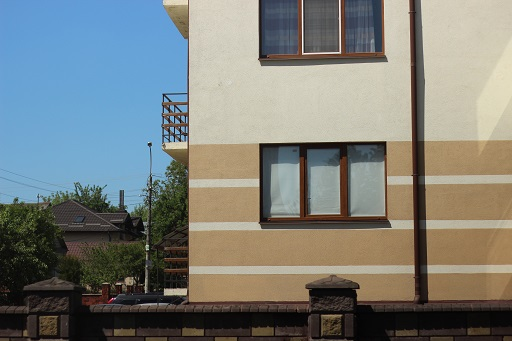
#> input picture images/rivne2.JPG, 512 x 341 px
$ python opencv_implementation.py
#> lines starting #> are read from the running program, lines starting #| are printed output that depends on the picture
import matplotlib.pyplot as plt
import numpy as np
import pandas as pd
import cv2
import imageio as iio

def match_feautures(des1: list, des2: list, number_of_neighbours = 2, ratio = 0.75) -> list:
  # creating FLANN object(FLANN - Fast Library for Approximate Nearest Neighbours)
  FLANN_INDEX_KDTREE = 1
  index_params = dict(algorithm = FLANN_INDEX_KDTREE, trees = 5)
  search_params = dict(checks=50)
  flann = cv2.FlannBasedMatcher(index_params,search_params)

  matches = flann.knnMatch(des1,des2,k=2)

  # ratio test(to exclude bad matches)
  good = []
  for m, n in matches:
    if m.distance < ratio * n.distance:
      good.append([m])
  return good

def draw_matches(img1, img2, kp1, kp2, good):
  img3 = cv2.drawMatchesKnn(img1,kp1,img2,kp2,good,None,flags=cv2.DrawMatchesFlags_NOT_DRAW_SINGLE_POINTS)
  plt.imshow(img3),plt.show()

if __name__ == "__main__":
    img2_to_show = iio.imread('images/rivne2.JPG')
#> img2_to_show is the input picture: shape (341, 512, 3); mean R, G, B 122.9, 126.6, 122.2
    img1_to_show = iio.imread('images/rivne1.JPG')
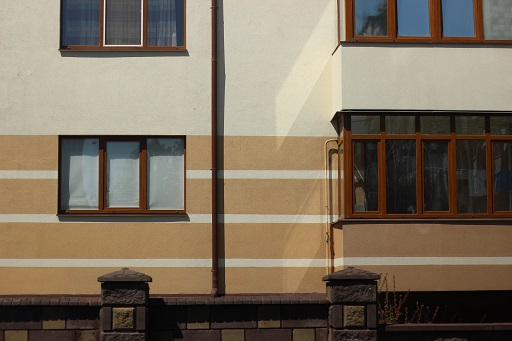
#> input picture images/rivne1.JPG, 512 x 341 px
#> img1_to_show is the input picture: shape (341, 512, 3); mean R, G, B 125.4, 112.4, 94.6
    img2 = cv2.imread('images/rivne2.JPG',cv2.IMREAD_GRAYSCALE)
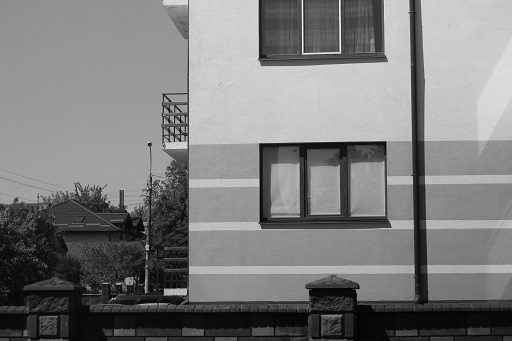
#> img2: shape (341, 512); min 0, max 252, mean 125
    img1 = cv2.imread('images/rivne1.JPG',cv2.IMREAD_GRAYSCALE)
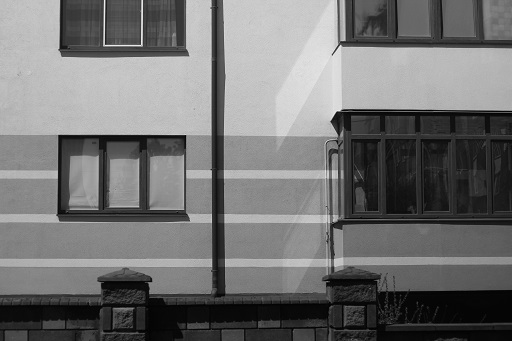
#> img1: shape (341, 512); min 0, max 241, mean 114.2

    # extracting SIFT keypoints and detectors(here should be our code)
    sift = cv2.SIFT_create()
    kp1, des1 = sift.detectAndCompute(img1,None)
#> kp1 = 376 keypoints; strongest (x, y, size): (342, 119, 13.5), (104, 45, 1.9), (337, 113, 1.9), (61, 137, 4.5)
    kp2, des2 = sift.detectAndCompute(img2,None)
#> kp2 = 514 keypoints; strongest (x, y, size): (168, 292, 5.6), (150, 144, 2.5), (180, 140, 2.1), (147, 246, 2.1)

    matches = match_feautures(des1, des2)
#> in match_feautures, `matches = flann.knnMatch(des1,des2,k=2)`: matches = 376 matches
#> after the loop in match_feautures, `for m, n in matches:`: good = 129 matches
#> matches = 129 matches

    draw_matches(img1, img2, kp1, kp2, matches)
#> in draw_matches, `img3 = cv2.drawMatchesKnn(img1,kp1,img2,kp2,good,None,flags=cv2.DrawMa..`:
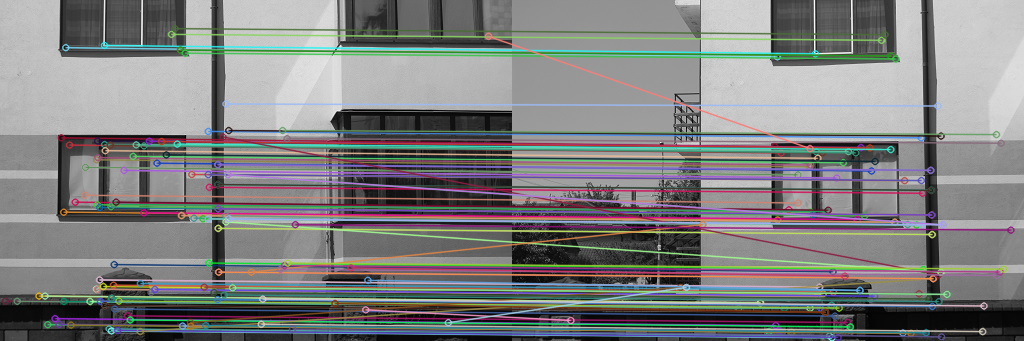
#> img3: shape (341, 1024, 3); mean of channels 0, 1, 2 128.1, 128.1, 127.4; drawn as B, G, R
    src_pts = np.float32([ kp1[m[0].queryIdx].pt for m in matches]).reshape(-1, 1, 2)
#> src_pts = 129 rows, first 8: [5.17, 300.6], [16.73, 300.8], [38.51, 295.6], [44.58, 295.6], [47.28, 324.2], [54.55, 318.2], [58.65, 323.8], [60.9, 137.4]
    dst_pts = np.float32([ kp2[m[0].trainIdx].pt for m in matches]).reshape(-1, 1, 2)
#> dst_pts = 129 rows, first 8: [471.5, 305.5], [226.3, 307.8], [247.9, 302.5], [247.9, 302.5], [256.4, 331], [263.3, 325.1], [267, 330.7], [262.2, 146.2]
    H, _ = cv2.findHomography(src_pts, dst_pts, cv2.RANSAC, 5.0)
#> H = [[0.981, 0.0653, 194.9], [-0.0224, 1.03, 6.93], [-5.15e-05, 7.99e-05, 1]]
    dst = cv2.warpPerspective(img1_to_show, H, ((img1_to_show.shape[1] + img2_to_show.shape[1]), img2_to_show.shape[0])) #wraped image
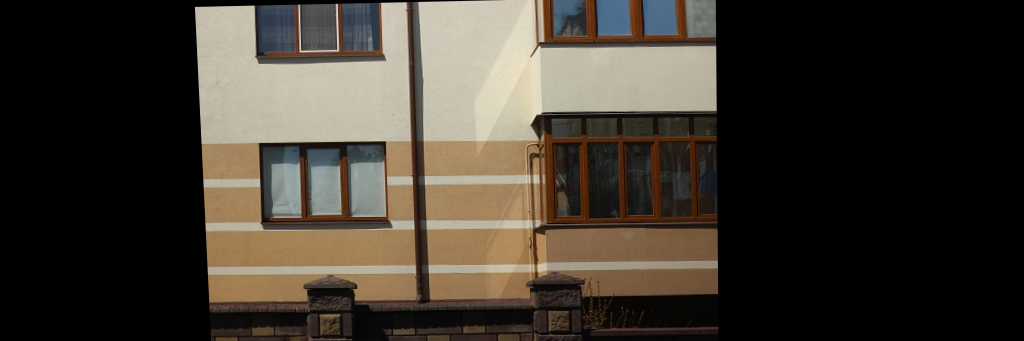
#> dst: shape (341, 1024, 3); mean R, G, B 63.4, 57, 48
    dst[0:img2_to_show.shape[0], 0:img2_to_show.shape[1]] = img2_to_show #stitched image
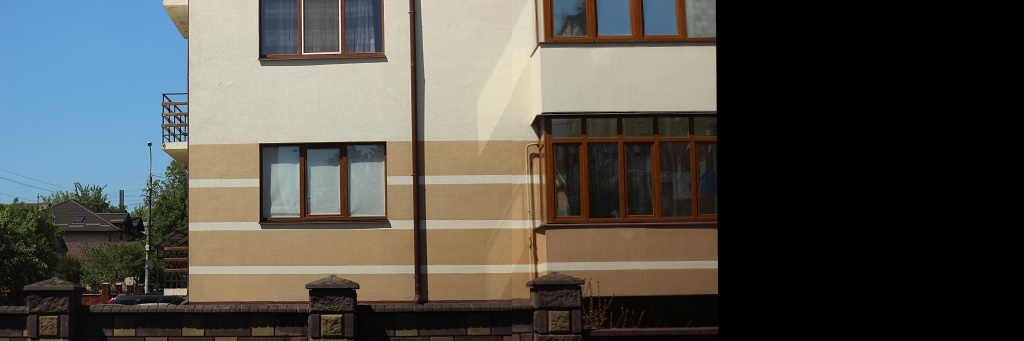
#> dst: shape (341, 1024, 3); mean R, G, B 81.7, 81, 75.8
    plt.imshow(dst)
    plt.show()
